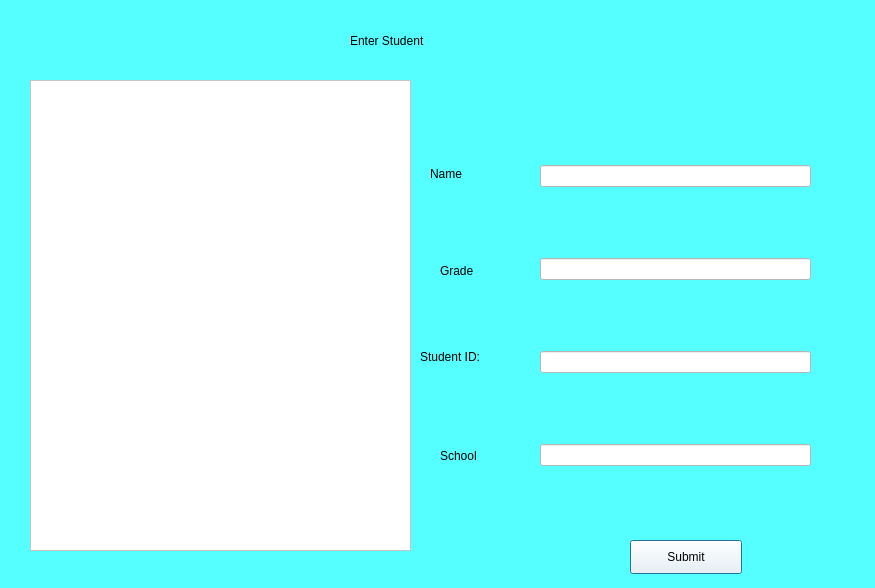
<?xml version="1.0" encoding="UTF-8"?>
<ui version="4.0">
 <class>Dialog</class>
 <widget class="QDialog" name="Dialog">
  <property name="geometry">
   <rect>
    <x>0</x>
    <y>0</y>
    <width>875</width>
    <height>588</height>
   </rect>
  </property>
  <property name="windowTitle">
   <string>Add Student</string>
  </property>
  <property name="styleSheet">
   <string notr="true">font: 12pt &quot;Berlin Sans FB&quot;;
background-color: rgb(85, 255, 255);</string>
  </property>
  <widget class="QTableView" name="tableView">
   <property name="geometry">
    <rect>
     <x>30</x>
     <y>80</y>
     <width>381</width>
     <height>471</height>
    </rect>
   </property>
   <property name="styleSheet">
    <string notr="true">background-color: rgb(255, 255, 255);</string>
   </property>
  </widget>
  <widget class="QLabel" name="label">
   <property name="geometry">
    <rect>
     <x>420</x>
     <y>310</y>
     <width>121</width>
     <height>93</height>
    </rect>
   </property>
   <property name="text">
    <string>Student ID:</string>
   </property>
  </widget>
  <widget class="QLabel" name="label_2">
   <property name="geometry">
    <rect>
     <x>430</x>
     <y>110</y>
     <width>61</width>
     <height>127</height>
    </rect>
   </property>
   <property name="text">
    <string>Name</string>
   </property>
  </widget>
  <widget class="QLabel" name="label_3">
   <property name="geometry">
    <rect>
     <x>440</x>
     <y>400</y>
     <width>71</width>
     <height>111</height>
    </rect>
   </property>
   <property name="text">
    <string>School</string>
   </property>
  </widget>
  <widget class="QLabel" name="label_4">
   <property name="geometry">
    <rect>
     <x>440</x>
     <y>240</y>
     <width>61</width>
     <height>61</height>
    </rect>
   </property>
   <property name="text">
    <string>Grade</string>
   </property>
  </widget>
  <widget class="QLabel" name="label_5">
   <property name="geometry">
    <rect>
     <x>350</x>
     <y>30</y>
     <width>371</width>
     <height>21</height>
    </rect>
   </property>
   <property name="text">
    <string>Enter Student</string>
   </property>
  </widget>
  <widget class="QPushButton" name="pushButton">
   <property name="geometry">
    <rect>
     <x>630</x>
     <y>540</y>
     <width>112</width>
     <height>34</height>
    </rect>
   </property>
   <property name="styleSheet">
    <string notr="true">background-color: rgb(255, 255, 255);</string>
   </property>
   <property name="text">
    <string>Submit</string>
   </property>
  </widget>
  <widget class="QWidget" name="">
   <property name="geometry">
    <rect>
     <x>540</x>
     <y>100</y>
     <width>271</width>
     <height>431</height>
    </rect>
   </property>
   <layout class="QVBoxLayout" name="verticalLayout">
    <item>
     <widget class="QLineEdit" name="li_1">
      <property name="styleSheet">
       <string notr="true">background-color: rgb(255, 255, 255);</string>
      </property>
     </widget>
    </item>
    <item>
     <widget class="QLineEdit" name="li_2">
      <property name="styleSheet">
       <string notr="true">background-color: rgb(255, 255, 255);</string>
      </property>
     </widget>
    </item>
    <item>
     <widget class="QLineEdit" name="li_3">
      <property name="styleSheet">
       <string notr="true">background-color: rgb(255, 255, 255);</string>
      </property>
     </widget>
    </item>
    <item>
     <widget class="QLineEdit" name="li_4">
      <property name="styleSheet">
       <string notr="true">background-color: rgb(255, 255, 255);</string>
      </property>
     </widget>
    </item>
   </layout>
  </widget>
 </widget>
 <resources/>
 <connections/>
</ui>
